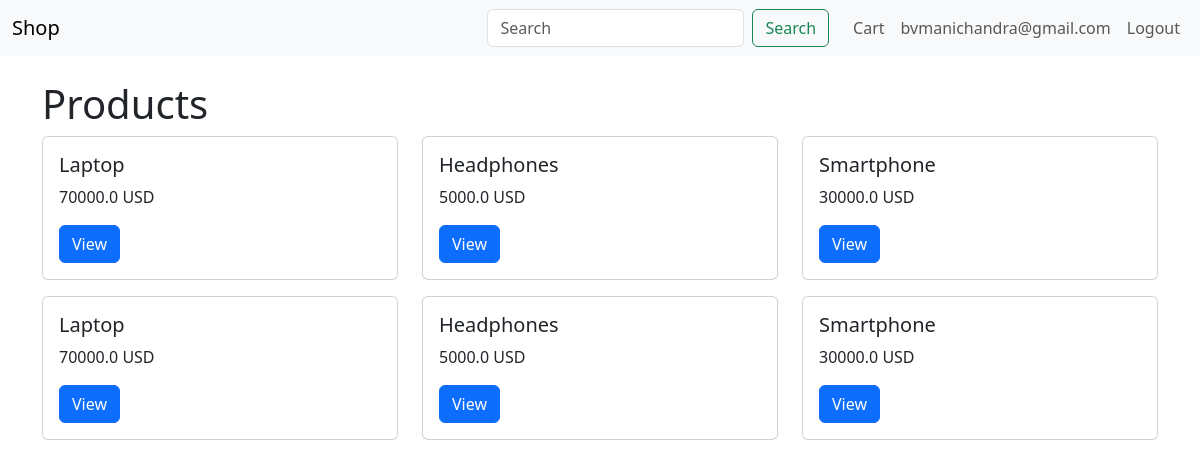
Screenshot of / (signed in) with the database file from the repository.
### app/models.py (models this page shows, shortened)
class User(UserMixin, db.Model):
    id = db.Column(db.Integer, primary_key=True)
    email = db.Column(db.String(150), unique=True, nullable=False)
    password_hash = db.Column(db.String(256), nullable=False)
    name = db.Column(db.String(120))
    is_admin = db.Column(db.Boolean, default=False)
    orders = db.relationship('Order', backref='user', lazy=True)

class Product(db.Model):
    id = db.Column(db.Integer, primary_key=True)
    title = db.Column(db.String(150), nullable=False)
    description = db.Column(db.Text)
    price = db.Column(db.Float, nullable=False)
    image = db.Column(db.String(200))
    stock = db.Column(db.Integer, default=10)
    category_id = db.Column(db.Integer, db.ForeignKey('category.id'))

### app/routes.py (the view)
@main_bp.route('/')
def home():
    q = request.args.get('q', '')
    page = int(request.args.get('page', 1))
    per_page = 6
    query = Product.query
    if q:
        query = query.filter(Product.title.ilike(f"%{q}%"))
    products = query.paginate(page=page, per_page=per_page)
    categories = Category.query.all()
    return render_template('home.html', products=products, categories=categories, q=q)

### app/routes.py (called while the page is built)
@login_manager.user_loader
def load_user(user_id):
    return User.query.get(int(user_id))

### app/templates/home.html (shortened to what this page needs)
{% extends 'base.html' %}
{% block content %}
  <h1>Products</h1>
  <div class="row">
    {% for p in products.items %}
    <div class="col-md-4">
      <div class="card mb-3">
        <div class="card-body">
          <h5 class="card-title">{{ p.title }}</h5>
          <p class="card-text">{{ p.price }} USD</p>
          <a href="{{ url_for('main.product_detail', product_id=p.id) }}" class="btn btn-primary">View</a>
        </div>
      </div>
    </div>
    {% endfor %}
  </div>
{% endblock %}

### app/templates/base.html (shortened to what this page needs)
<!doctype html>
<html lang="en">
  <head>
    <link href="https://cdn.jsdelivr.net/npm/bootstrap@5.3.0/dist/css/bootstrap.min.css" rel="stylesheet">
    <link rel="stylesheet" href="{{ url_for('static', filename='css/style.css') }}">
  </head>
  <body>
    <nav class="navbar navbar-expand-lg navbar-light bg-light">
      <div class="container-fluid">
        <a class="navbar-brand" href="{{ url_for('main.home') }}">Shop</a>
        <div class="collapse navbar-collapse">
          <form class="d-flex ms-auto" method="get" action="{{ url_for('main.home') }}">
              <input class="form-control me-2" name="q" placeholder="Search" value="{{ q or '' }}">
              <button class="btn btn-outline-success" type="submit">Search</button>
          </form>
          <ul class="navbar-nav ms-3">
            <li class="nav-item"><a class="nav-link" href="{{ url_for('main.view_cart') }}">Cart</a></li>
            {% if current_user.is_authenticated %}
            <li class="nav-item"><a class="nav-link" href="#">{{ current_user.name or current_user.email }}</a></li>
            <li class="nav-item"><a class="nav-link" href="{{ url_for('main.logout') }}">Logout</a></li>
            {% else %}
            <li class="nav-item"><a class="nav-link" href="{{ url_for('main.login') }}">Login</a></li>
            <li class="nav-item"><a class="nav-link" href="{{ url_for('main.register') }}">Register</a></li>
            {% endif %}
          </ul>
        </div>
      </div>
    </nav>
    <div class="container mt-4">
      {% block content %}{% endblock %}
    </div>
  </body>
</html>

### app/static/css/style.css (style rules this page uses)
body { padding-bottom: 60px; }

### rows the page displays
User: name "bvmanichandra@gmail.com"
Product: title "Laptop", price "70000.0"
Product: title "Headphones", price "5000.0"
Product: title "Smartphone", price "30000.0"
Product: title "Laptop", price "70000.0"
Product: title "Headphones", price "5000.0"
Product: title "Smartphone", price "30000.0"
